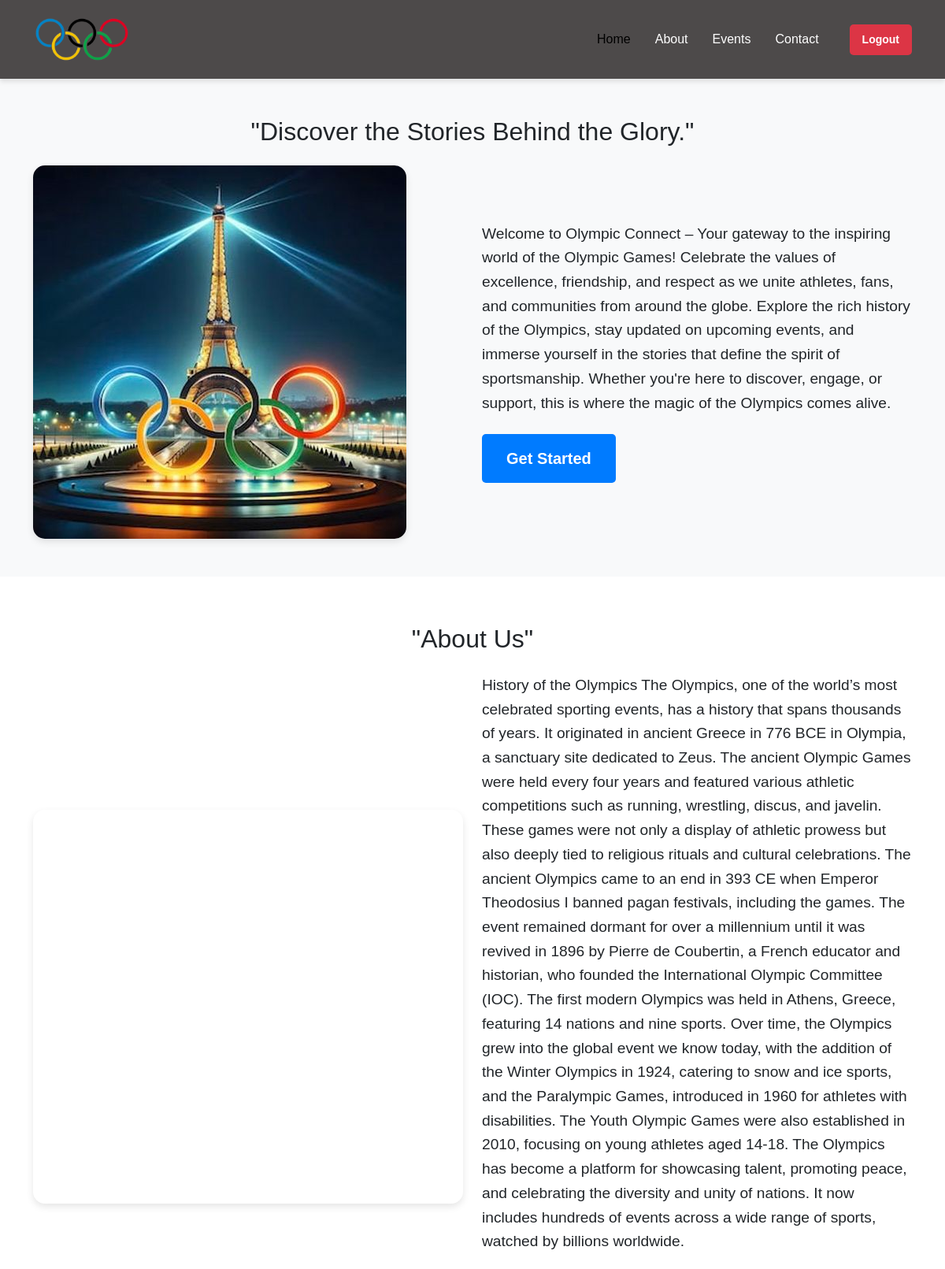
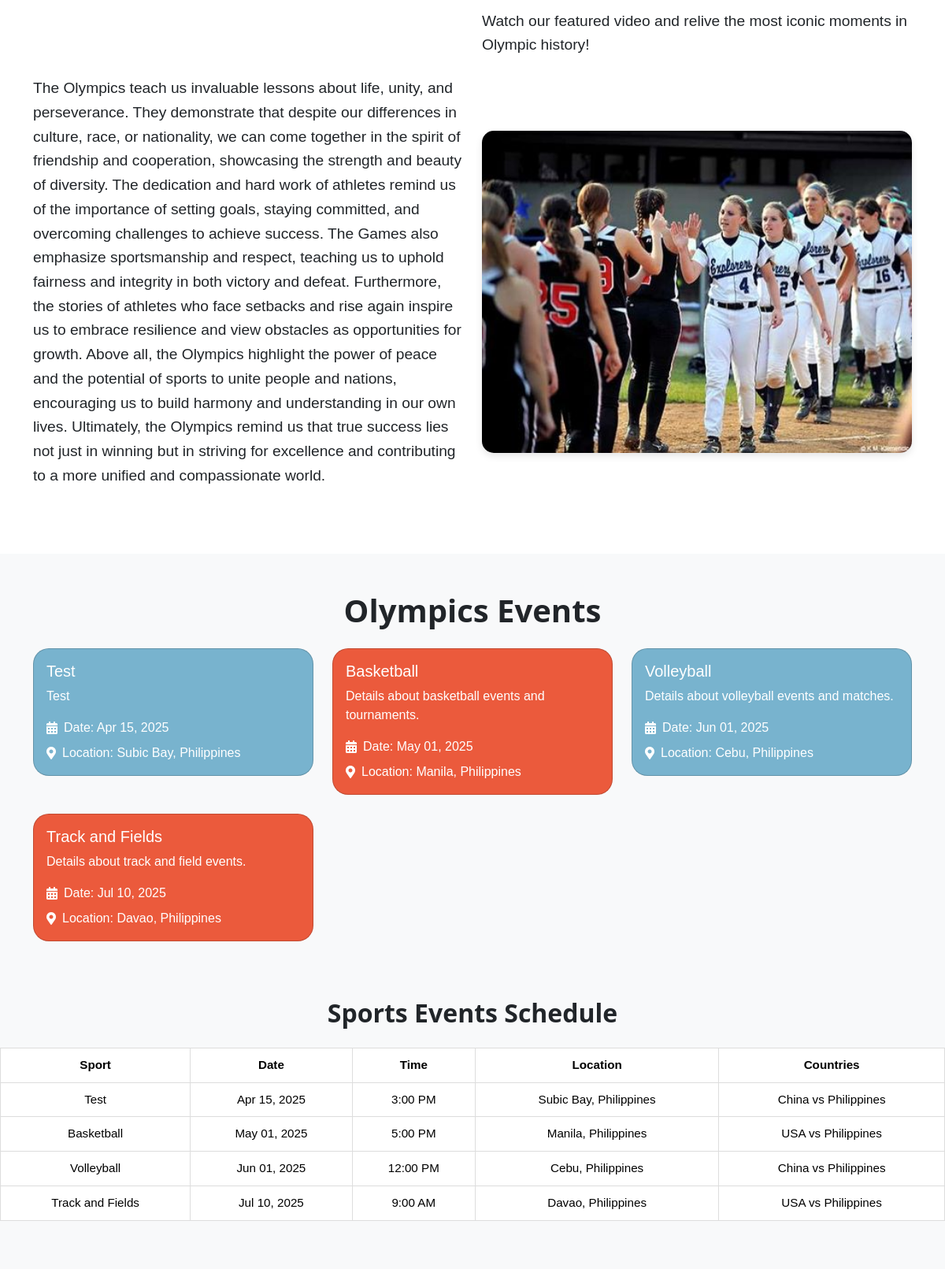
The page /user.php (signed in, upper part) on the database its author committed (2 pictures, top to bottom).
### tables this page shows
CREATE TABLE `events` (
  `id` int(11) NOT NULL,
  `sports_title` varchar(255) NOT NULL,
  `description` text NOT NULL,
  `event_date` date NOT NULL,
  `location` varchar(255) NOT NULL,
  `event_time` time DEFAULT NULL,
  `countries` varchar(255) DEFAULT NULL
);

### connect.php (called while the page is built, shortened)
<?php
$servername = "localhost";
$username = "root";
$password = "";
$dbname = "event_website";
$conn = mysqli_connect($servername, $username, $password, $dbname);
if (!function_exists('executeQuery')) {
    function executeQuery($query)
    {
        global $conn;
        $result = mysqli_query($conn, $query);
        return $result;
    }
}

### user.php (the view, shortened to what this page needs)
<?php
require_once 'connect.php';
$query = "SELECT * FROM events ORDER BY event_date";
$result_cards = executeQuery($query);
$result_table = executeQuery($query);
?>
<!doctype html>
<html lang="en">
<head>
    <link href="https://cdn.jsdelivr.net/npm/bootstrap@5.3.3/dist/css/bootstrap.min.css" rel="stylesheet"
>
    <link href="https://cdnjs.cloudflare.com/ajax/libs/font-awesome/5.15.4/css/all.min.css" rel="stylesheet">
</head>
<body>
    <nav class="navbar navbar-expand-lg">
        <div class="container">
            <a class="navbar-brand" href="#">
                <img src="images/logo.png" alt="Logo" style="height: 60px;">
            </a>
            <div class="collapse navbar-collapse" id="navbarNav">
                <ul class="navbar-nav ms-auto">
                    <li class="nav-item">
                        <a class="nav-link active" aria-current="page" href="#home">Home</a>
                    </li>
                    <li class="nav-item">
                        <a class="nav-link" href="#about">About</a>
                    </li>
                    <li class="nav-item">
                        <a class="nav-link" href="#events">Events</a>
                    </li>
                    <li class="nav-item">
                        <a class="nav-link" href="#contact">Contact</a>
                    </li>
                </ul>
                <form method="POST" action="logout.php" class="d-flex ms-3">
                    <button type="submit" class="btn logout-btn">Logout</button>
                </form>
            </div>
        </div>
    </nav>
    <section id="home" class="bg-light py-5">
        <div class="container">
            <h2 class="text-center mb-4">"Discover the Stories Behind the Glory."</h2>
            <div class="row row-cols-1 row-cols-md-2 row-cols-lg-2 g-4 align-items-center">
                <div class="col">
                    <div class="image-wrapper">
                        <img src="images/homepage.jpg" alt="Olympic Moment" class="img-fluid"
                            style="border-radius: 15px; box-shadow: 0 4px 10px rgba(0, 0, 0, 0.1);">
                    </div>
                </div>
                <div class="col">
                    <p class="lead text-right mb-4" style="font-size: 1.2rem; line-height: 1.6;">
                        Welcome to Olympic Connect – Your gateway to the inspiring world of the Olympic Games! Celebrate
                        the values of excellence, friendship, and respect as we unite athletes, fans, and communities
                        from around the globe. Explore the rich history of the Olympics, stay updated on upcoming
                        events, and immerse yourself in the stories that define the spirit of sportsmanship. Whether
                        you're here to discover, engage, or support, this is where the magic of the Olympics comes
                        alive.
                    </p>
                    <div class="text-right">
                        <a href="#get-started" class="btn btn-primary btn-lg">Get Started</a>
                    </div>
                </div>
            </div>
        </div>
    </section>
    <section id="about" class="bg-white">
        <div class="container">
            <h2 class="text-center mb-4">"About Us"</h2>
            <div class="row row-cols-1 row-cols-md-2 row-cols-lg-2 g-4 align-items-center">
                <div class="col">
                    <div class="video-wrapper">
                        <iframe src="https://www.youtube.com/embed/mQ94xbXnYu4?si=L2cRNoUA_ipzll6D" frameborder="0"
                            allowfullscreen class="img-fluid"
                            style="border-radius: 15px; box-shadow: 0 4px 10px rgba(0, 0, 0, 0.1); width: 100%; height: 500px;">
                        </iframe>
                    </div>
                </div>
                <div class="col">
                    <p class="lead text-right mb-4" style="font-size: 1.2rem; line-height: 1.6;">
                        History of the Olympics
                        The Olympics, one of the world’s most celebrated sporting events, has a history that spans
                        thousands of years. It originated in ancient Greece in 776 BCE in Olympia, a sanctuary site
                        dedicated to Zeus. The ancient Olympic Games were held every four years and featured various
                        athletic competitions such as running, wrestling, discus, and javelin. These games were not only
                        a display of athletic prowess but also deeply tied to religious rituals and cultural
                        celebrations.
                        The ancient Olympics came to an end in 393 CE when Emperor Theodosius I banned pagan festivals,
                        including the games. The event remained dormant for over a millennium until it was revived in
                        1896 by Pierre de Coubertin, a French educator and historian, who founded the International
                        Olympic Committee (IOC). The first modern Olympics was held in Athens, Greece, featuring 14
                        nations and nine sports.
                        Over time, the Olympics grew into the global event we know today, with the addition of the
                        Winter Olympics in 1924, catering to snow and ice sports, and the Paralympic Games, introduced
                        in 1960 for athletes with disabilities. The Youth Olympic Games were also established in 2010,
                        focusing on young athletes aged 14-18.
                        The Olympics has become a platform for showcasing talent, promoting peace, and celebrating the
                        diversity and unity of nations. It now includes hundreds of events across a wide range of
                        sports, watched by billions worldwide.
                        <br><br>
                        Watch our featured video and relive the most iconic moments in Olympic history!
                    </p>
                </div>
            </div>
            <div class="row row-cols-1 row-cols-md-2 row-cols-lg-2 g-4 align-items-center">
                <div class="col">
                    <p class="lead text-left mb-4" style="font-size: 1.2rem; line-height: 1.6;">
                        The Olympics teach us invaluable lessons about life, unity, and perseverance. They demonstrate
                        that despite our differences in culture, race, or nationality, we can come together in the
                        spirit of friendship and cooperation, showcasing the strength and beauty of diversity. The
                        dedication and hard work of athletes remind us of the importance of setting goals, staying
                        committed, and overcoming challenges to achieve success. The Games also emphasize sportsmanship
                        and respect, teaching us to uphold fairness and integrity in both victory and defeat.
                        Furthermore, the stories of athletes who face setbacks and rise again inspire us to embrace
                        resilience and view obstacles as opportunities for growth. Above all, the Olympics highlight the
                        power of peace and the potential of sports to unite people and nations, encouraging us to build
                        harmony and understanding in our own lives. Ultimately, the Olympics remind us that true success
                        lies not just in winning but in striving for excellence and contributing to a more unified and
                        compassionate world.
                    </p>
                </div>
                <div class="col">
                    <img src="images/unity.jpg" alt="Olympic History" class="img-fluid"
                        style="border-radius: 15px; box-shadow: 0 4px 10px rgba(0, 0, 0, 0.1); width: 100%;">
                </div>
            </div>
        </div>
    </section>
    <section id="events" class="bg-light py-5">
        <div class="container">
            <h1 class="text-center mb-4">Olympics Events</h1>
            <div class="row">
                <?php
                $colors = array("#78B3CE", "#EB5A3C");
                $i = 0;
                while ($row = mysqli_fetch_assoc($result_cards)) {
                    $color = $colors[$i % 2];
                ?>
                    <div class="col-md-4 mb-4">
                        <div class="card text-white" style="background-color: <?php echo $color; ?>; border-radius: 20px;">
                            <div class="card-body">
                                <h5 class="card-title"><?php echo htmlspecialchars($row['sports_title']); ?></h5>
                                <p class="card-text"><?php echo htmlspecialchars($row['description']); ?></p>
                                <div class="d-flex align-items-center">
                                    <i class="fas fa-calendar-alt me-2"></i>
                                    <p class="mb-0">Date: <?php echo date('M d, Y', strtotime($row['event_date'])); ?></p>
                                </div>
                                <div class="d-flex align-items-center mt-2">
                                    <i class="fas fa-map-marker-alt me-2"></i>
                                    <p class="mb-0">Location: <?php echo htmlspecialchars($row['location']); ?></p>
                                </div>
                            </div>
                        </div>
                    </div>
                <?php
                    $i++;
                }
                ?>
            </div>
        </div>
        <div class="table-responsive mt-5">
            <h2 class="text-center mb-4">Sports Events Schedule</h2>
            <table class="table table-bordered table-hover custom-table text-center">
                <thead>
                    <tr>
                        <th>Sport</th>
                        <th>Date</th>
                        <th>Time</th>
                        <th>Location</th>
                        <th>Countries</th>
                    </tr>
                </thead>
                <tbody>
                    <?php
                    while ($row = mysqli_fetch_assoc($result_table)) {
                        echo "<tr>";
                        echo "<td>" . htmlspecialchars($row['sports_title']) . "</td>";
                        echo "<td>" . date('M d, Y', strtotime($row['event_date'])) . "</td>";
                        echo "<td>" . date('g:i A', strtotime($row['event_time'])) . "</td>";
                        echo "<td>" . htmlspecialchars($row['location']) . "</td>";
                        echo "<td>" . htmlspecialchars($row['countries']) . "</td>";
                        echo "</tr>";
                    }
                    ?>
                </tbody>
            </table>
        </div>
    </section>
</body>
</html>

### user.php (style rules this page uses)
.navbar { background-color: rgb(77, 74, 74); padding: 15px; box-shadow: 0 4px 6px rgba(0, 0, 0, 0.1); }
.navbar-brand img { height: 60px; transition: transform 0.3s ease; }
.nav-link { color: #fff; font-size: 16px; font-weight: 500; margin-right: 15px; transition: color 0.3s ease; }
.nav-link.active { color: #f39c12; }
.logout-btn { background-color: #dc3545; color: #fff; border: none; padding: 8px 15px; border-radius: 5px; font-size: 14px; font-weight: 600; transition: background-color 0.3s ease, transform 0.3s ease; }
.collapse { transition: height 0.3s ease; }
section { padding: 60px 0; }
section h2 { text-align: center; margin-bottom: 30px; }
#events { background-color: #f9f9f9; font-family: 'Arial', sans-serif; }
.custom-table { border: 1px solid #ddd; }
.custom-table thead { background-color: #007bff; color: white; }
.custom-table th, .custom-table td { padding: 10px; font-size: 0.95rem; }
.custom-table tbody tr td { border-top: 1px solid #ddd; }
#events h1, #events h2 { font-family: 'Segoe UI', sans-serif; font-weight: bold; }
.table-responsive { margin-top: 30px; }
.logout-btn { background-color: #dc3545; color: #fff; border: none; padding: 8px 15px; border-radius: 5px; font-size: 14px; font-weight: 600; transition: background-color 0.3s ease; }
body { font-family: Arial, sans-serif; margin: 0; padding: 0; background-color: #f0f0f0; }
.btn { display: inline-block; font-weight: 600; text-align: center; text-decoration: none; border: 1px solid transparent; cursor: pointer; border-radius: 5px; }
.btn-primary { background-color: #007bff; color: white; padding: 12px 24px; font-size: 18px; transition: background-color 0.3s ease; }
.btn-lg { font-size: 20px; padding: 15px 30px; }

### rows shown on the page
events: sports_title "Test", description "Test", event_date "Apr 15, 2025", location "Subic Bay, Philippines", event_time "3:00 PM", countries "China vs Philippines"
events: sports_title "Basketball", description "Details about basketball events and tournaments.", event_date "May 01, 2025", location "Manila, Philippines", event_time "5:00 PM", countries "USA vs Philippines"
events: sports_title "Volleyball", description "Details about volleyball events and matches.", event_date "Jun 01, 2025", location "Cebu, Philippines", event_time "12:00 PM", countries "China vs Philippines"
events: sports_title "Track and Fields", description "Details about track and field events.", event_date "Jul 10, 2025", location "Davao, Philippines", event_time "9:00 AM", countries "USA vs Philippines"
